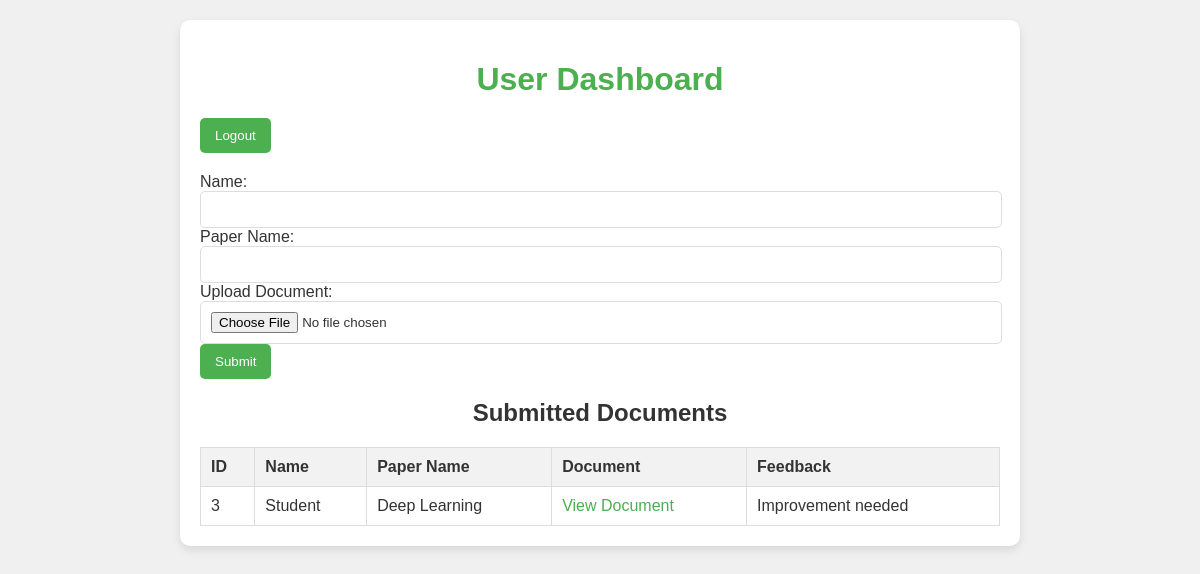
The page /user_dashboard (signed in) on the database its author committed.
### app.py (models this page shows)
class Document(db.Model):
    id = db.Column(db.Integer, primary_key=True)
    user_id = db.Column(db.Integer, db.ForeignKey('user.id'), nullable=False)
    name = db.Column(db.String(80), nullable=False)
    paper_name = db.Column(db.String(80), nullable=False)
    document_submission = db.Column(db.String(200), nullable=False)
    feedback = db.Column(db.String(200))

### app.py (the view)
@app.route('/user_dashboard')
@login_required
def user_dashboard():
    if session['role'] != 'user':
        return redirect(url_for('admin_dashboard'))
    user_id = session['user_id']
    documents = Document.query.filter_by(user_id=user_id).all()
    return render_template('user_dashboard.html', documents=documents)

### app.py (called while the page is built)
def login_required(f):
    @wraps(f)
    def decorated_function(*args, **kwargs):
        if 'logged_in' not in session:
            return redirect(url_for('login'))
        return f(*args, **kwargs)
    return decorated_function

### templates/user_dashboard.html (shortened to what this page needs)
<!DOCTYPE html>
<html lang="en">
<head>
    <link rel="stylesheet" href="{{ url_for('static', filename='styles.css') }}">
</head>
<body>
    <div class="container">
        <h1>User Dashboard</h1>
        <div class="logout-button">
            <form action="/logout" method="GET">
                <button type="submit">Logout</button>
            </form>
        </div>
        <form action="/upload" method="POST" enctype="multipart/form-data">
            <label for="name">Name:</label>
            <input type="text" name="name" id="name" required>
            <label for="paper_name">Paper Name:</label>
            <input type="text" name="paper_name" id="paper_name" required>
            <label for="document_submission">Upload Document:</label>
            <input type="file" name="document_submission" id="document_submission" required>
            <button type="submit">Submit</button>
        </form>
        <h2>Submitted Documents</h2>
        <table>
            <tr>
                <th>ID</th>
                <th>Name</th>
                <th>Paper Name</th>
                <th>Document</th>
                <th>Feedback</th>
            </tr>
            {% for document in documents %}
            <tr>
                <td>{{ document.id }}</td>
                <td>{{ document.name }}</td>
                <td>{{ document.paper_name }}</td>
                <td><a href="/uploads/{{ document.document_submission }}" target="_blank">View Document</a></td>
                <td>{{ document.feedback }}</td>
            </tr>
            {% endfor %}
        </table>
    </div>
</body>
</html>

### static/styles.css (style rules this page uses)
body { font-family: Arial, sans-serif; background: #f0f0f0; margin: 0; padding: 20px; color: #333; }
h1 { color: #4CAF50; text-align: center; margin-bottom: 20px; }
h2 { color: #333; margin-bottom: 20px; text-align: center; }
a { text-decoration: none; color: #4CAF50; }
table { width: 100%; border-collapse: collapse; margin-top: 20px; }
table, th, td { border: 1px solid #ddd; padding: 10px; text-align: left; }
th { background-color: #f2f2f2; color: #333; }
td { background-color: #fff; }
button { padding: 10px 15px; background-color: #4CAF50; color: white; border: none; border-radius: 5px; cursor: pointer; transition: background-color 0.3s ease; }
form { margin-bottom: 20px; }
input[type="text"], input[type="file"] { padding: 10px; margin-right: 10px; border: 1px solid #ddd; border-radius: 5px; width: calc(100% - 20px); }
.container { background-color: #fff; padding: 20px; border-radius: 10px; box-shadow: 0 4px 8px rgba(0, 0, 0, 0.1); max-width: 800px; margin: auto; }

### rows shown on the page
Document: id "3", name "Student", paper_name "Deep Learning", feedback "Improvement needed"
